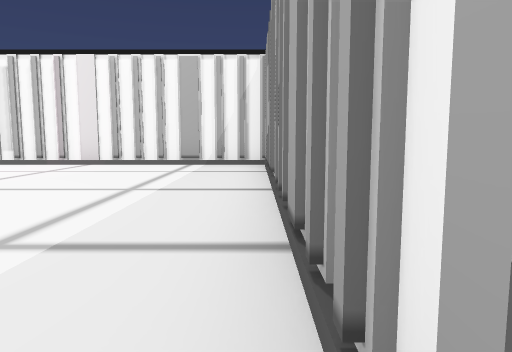
[1] (above)

17 first-person views from a walk through a 3-D level made in the Unity game engine. The camera is 1.2 m above the floor, tilts 6° down and sees 70° across. The floor is counted in squares, 2 m on a side. Each view is taken from the middle of a square. On the plan, view 1 faces up. The plan holds only what a view shows up to about 10 squares ahead; the rest is blank. The place goes on beyond the plan. The player character is not drawn. Some animated figures are not drawn. Some surface patterns are stand-ins.

[2]
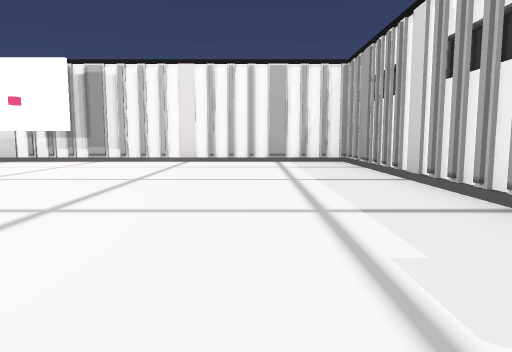

[3]
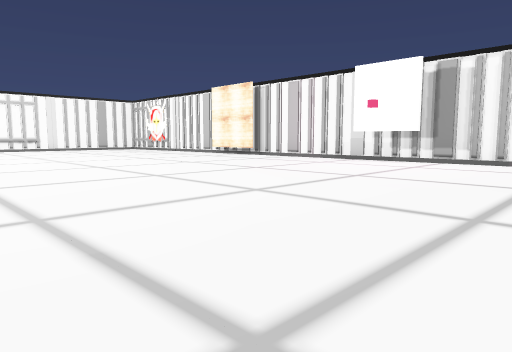

[4]
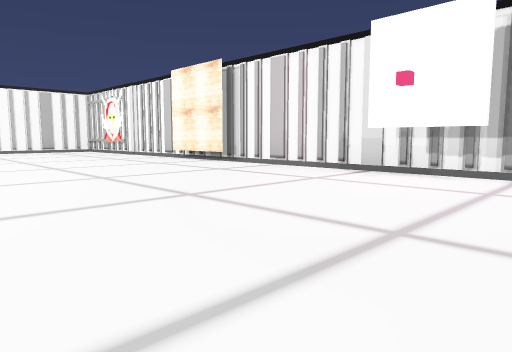

[5]
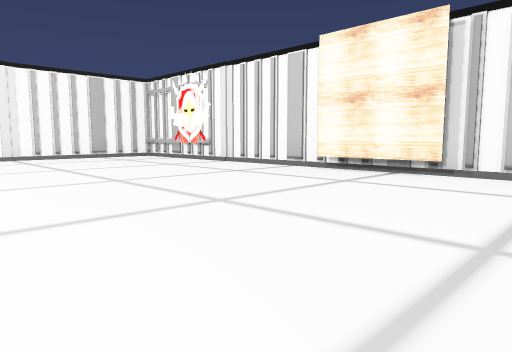

[6]
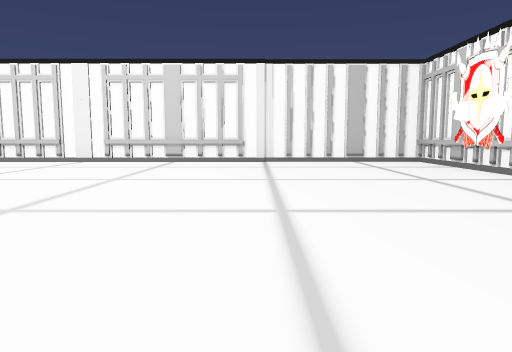

[7]
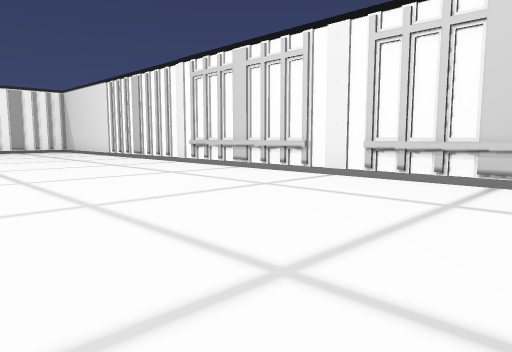

[8]
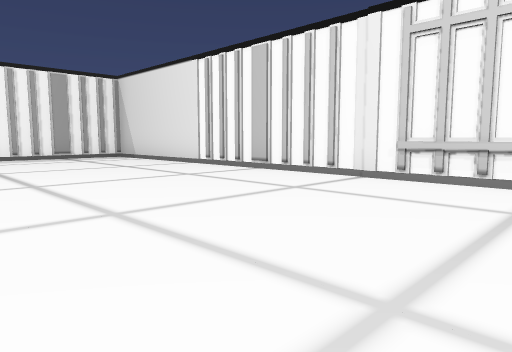

[9]
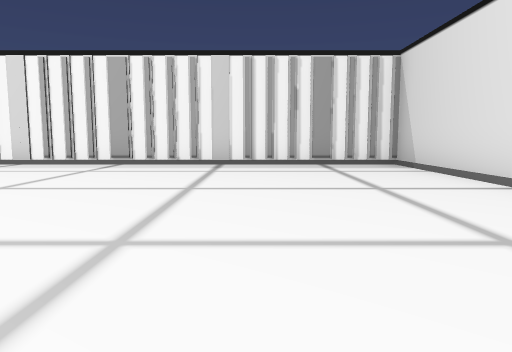

[10]
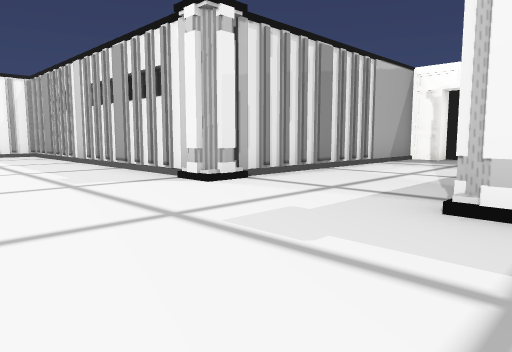

[11]
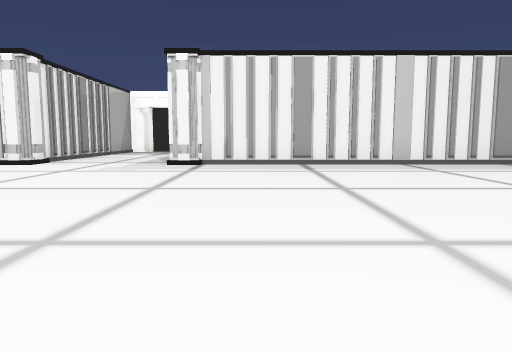

[12]
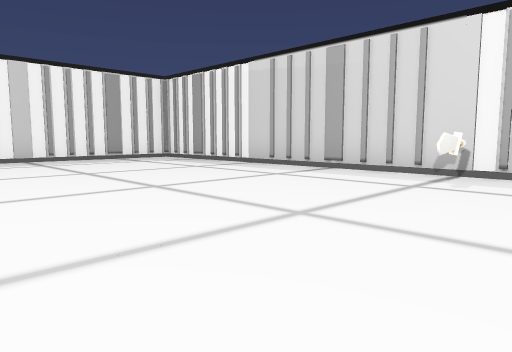

[13]
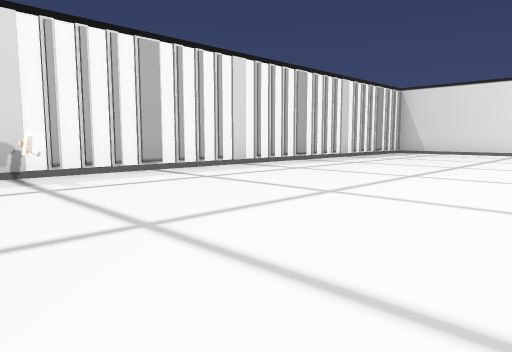

[14]
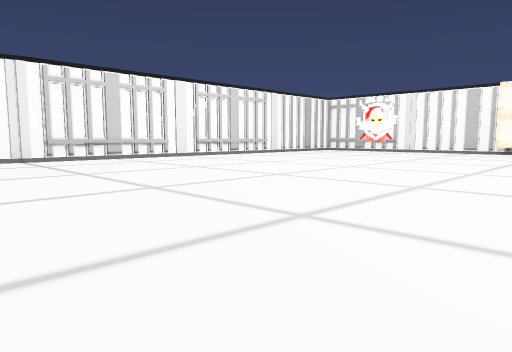

[15]
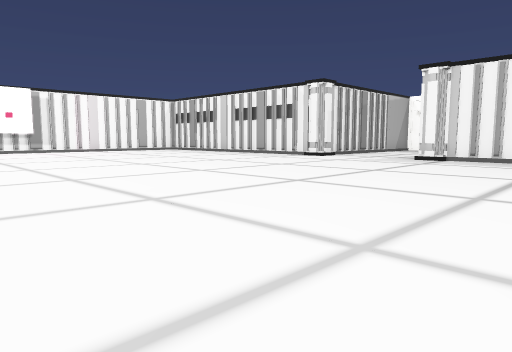

[16]
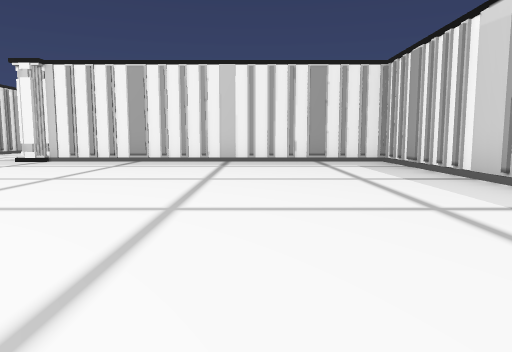

[17]
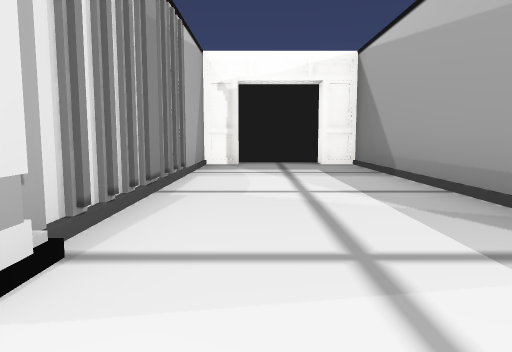

### Floor plan
Key: @ floor where view 1 was taken; # wall or solid block; . floor; / step, stairs or slope; = window, fence, low wall or low ledge; O other object.
Columns run from 22 left of view 1 to 8 right of it. Each row starts with its distance up from view 1.
  9      ###    ###  ### ###
  8  ##==#.######.####.###.#
  7  #.....................#
  6 ##.....................#
  5 #......................#
  4 ##.....................#
  3  #.....................#
  2  #.....................#
  1 ##.....................#
  0 #.....................@########
 -1 ##.........  ..........#.##...#
 -2  #.........  .................#
 -3  #.........  .................#
 -4  #.......... ..........#......#
 -5 ##.....................########
 -6 #......................#
 -7 ##.....................#
 -8 ##..................../#
 -9 #...................../#
-10 #...................../#
-11 #...................../#
-12 #.............O......./#
-13 #.///////////#O///////.#
-14 ############## #########

Positions as (right, up) in squares from view 1, and headings:
1: (0, 0), facing up
2: (-2, -1), facing up
3: (-3, -1), facing up-left
4: (-5, 2), facing up-left
5: (-10, 2), facing up-left
6: (-12, 4), facing left
7: (-16, 3), facing down-left
8: (-16, -2), facing down-left
9: (-18, -5), facing down
10: (-3, -5), facing up-right
11: (-8, -6), facing right
12: (-10, -7), facing down-right
13: (-7, -7), facing down-left
14: (-11, -7), facing up-left
15: (-10, -8), facing up-right
16: (-9, -10), facing right
17: (-1, -2), facing right
